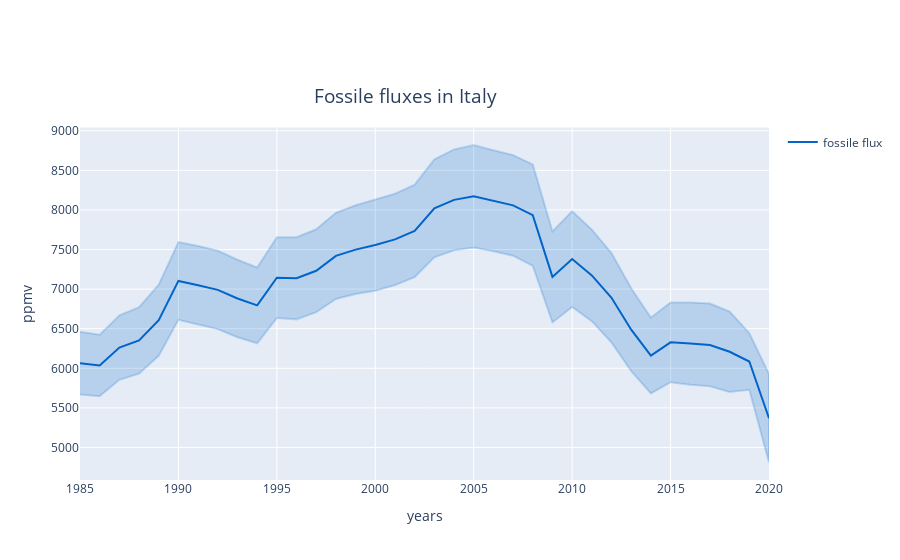

Notebook source saved alongside this figure:
### Code cell
# Plotly plot, it's interactive, some tweaking needed for the theme
times = df_pandas.index.tolist()
times_rev = times[::-1]

# Line 1
y1 = df_pandas['mean'].to_list()
y1_upper = df_pandas['upper'].to_list()
y1_lower = df_pandas['lower'].to_list()
y1_lower = y1_lower[::-1]

fig = go.Figure()
fig.add_trace(go.Scatter(
    x=times+times_rev,
    y=y1_upper+y1_lower,
    fill='toself',
    fillcolor='rgba(0,100,200,0.2)',
    line_color='rgba(0,100,200,0.2)',
    showlegend= False
))
fig.add_trace(go.Scatter(
    x=times,
    y=y1,
    line_color='rgb(0,100,200)',
    name="fossile flux"
))
fig.update_traces(mode='lines')
fig.update_xaxes(title='years')
fig.update_yaxes(title=unit)
fig.update_layout(title= {"text":"Fossile fluxes in Italy", "x":0.45, "y": 0.85, "automargin":True, "yref":"container", "font":{"size":19}})
fig.show()

### Figure 1 — Plotly figure (JSON) as saved in the notebook; plotly's stock layout.template omitted (floating-point values rounded to 4 significant figures)
{"data": [{"fill": "toself", "fillcolor": "rgba(0,100,200,0.2)", "line": {"color": "rgba(0,100,200,0.2)"}, "mode": "lines", "showlegend": false, "type": "scatter", "x": [1985, 1986, 1987, 1988, 1989, 1990, 1991, 1992, 1993, 1994, 1995, 1996, 1997, 1998, 1999, 2000, 2001, 2002, 2003, 2004, 2005, 2006, 2007, 2008, 2009, 2010, 2011, 2012, 2013, 2014, 2015, 2016, 2017, 2018, 2019, 2020, 2020, 2019, 2018, 2017, 2016, 2015, 2014, 2013, 2012, 2011, 2010, 2009, 2008, 2007, 2006, 2005, 2004, 2003, 2002, 2001, 2000, 1999, 1998, 1997, 1996, 1995, 1994, 1993, 1992, 1991, 1990, 1989, 1988, 1987, 1986, 1985], "y": [6462.0, 6423.0, 6668.0, 6772.0, 7056.0, 7594.0, 7546.0, 7486.0, 7371.0, 7273.0, 7655.0, 7656.0, 7756.0, 7963.0, 8059.0, 8137.0, 8205.0, 8318.0, 8638.0, 8764.0, 8818.0, 8755.0, 8692.0, 8575.0, 7729.0, 7984.0, 7752.0, 7455.0, 7010.0, 6640.0, 6832.0, 6830.0, 6817.0, 6717.0, 6444.0, 5927.0, 4812.0, 5728.0, 5701.0, 5773.0, 5794.0, 5825.0, 5682.0, 5965.0, 6326.0, 6595.0, 6775.0, 6579.0, 7294.0, 7422.0, 7479.0, 7524.0, 7491.0, 7401.0, 7150.0, 7050.0, 6979.0, 6938.0, 6876.0, 6708.0, 6618.0, 6634.0, 6315.0, 6393.0, 6495.0, 6554.0, 6613.0, 6159.0, 5932.0, 5854.0, 5648.0, 5669.0]}, {"line": {"color": "rgb(0,100,200)"}, "mode": "lines", "name": "fossile flux", "type": "scatter", "x": [1985, 1986, 1987, 1988, 1989, 1990, 1991, 1992, 1993, 1994, 1995, 1996, 1997, 1998, 1999, 2000, 2001, 2002, 2003, 2004, 2005, 2006, 2007, 2008, 2009, 2010, 2011, 2012, 2013, 2014, 2015, 2016, 2017, 2018, 2019, 2020], "y": [6065.0, 6036.0, 6261.0, 6352.0, 6607.0, 7104.0, 7050.0, 6990.0, 6882.0, 6794.0, 7145.0, 7137.0, 7232.0, 7419.0, 7499.0, 7558.0, 7628.0, 7734.0, 8020.0, 8127.0, 8171.0, 8117.0, 8057.0, 7934.0, 7154.0, 7379.0, 7173.0, 6890.0, 6488.0, 6161.0, 6328.0, 6312.0, 6295.0, 6209.0, 6086.0, 5369.0]}], "layout": {"title": {"automargin": true, "font": {"size": 19}, "text": "Fossile fluxes in Italy", "x": 0.45, "y": 0.85, "yref": "container"}, "xaxis": {"title": {"text": "years"}}, "yaxis": {"title": {"text": "ppmv"}}}}
